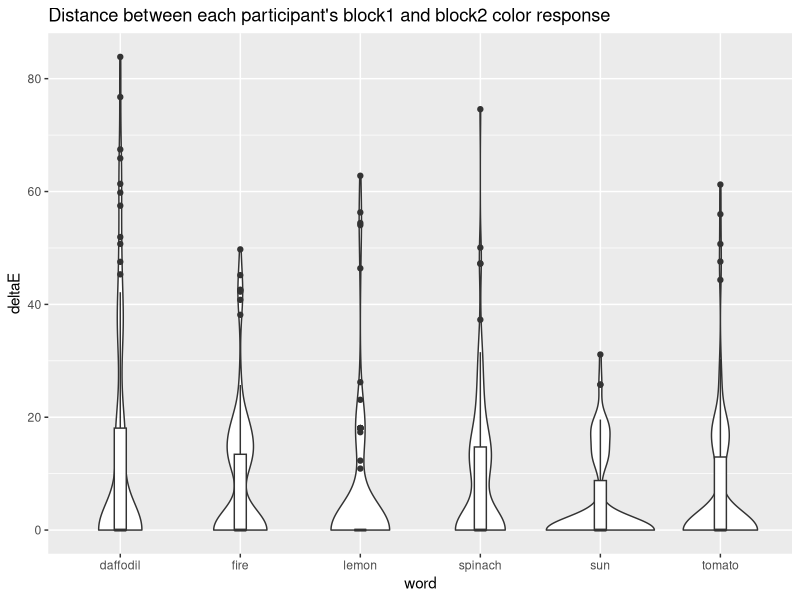
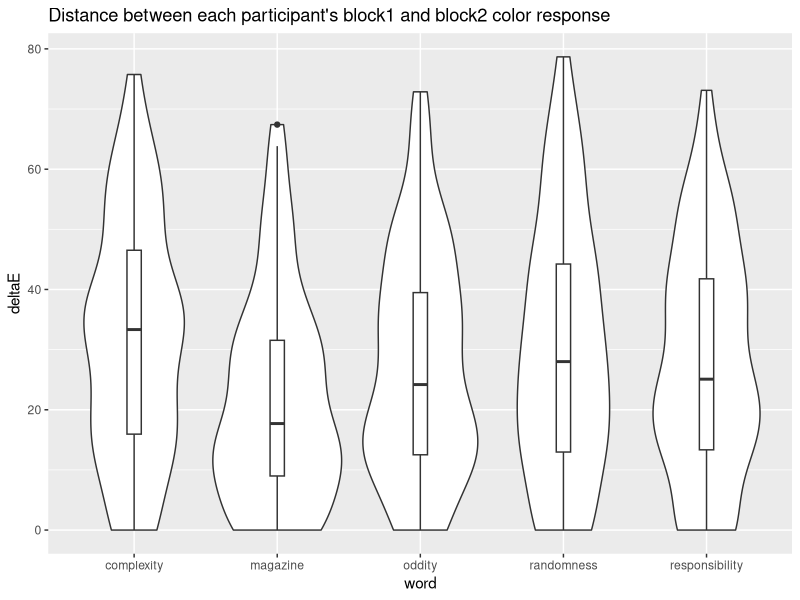
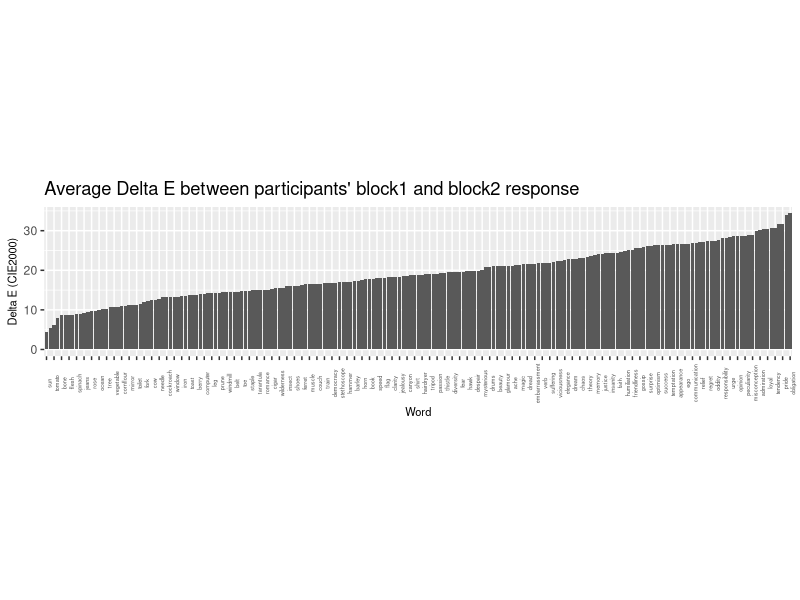
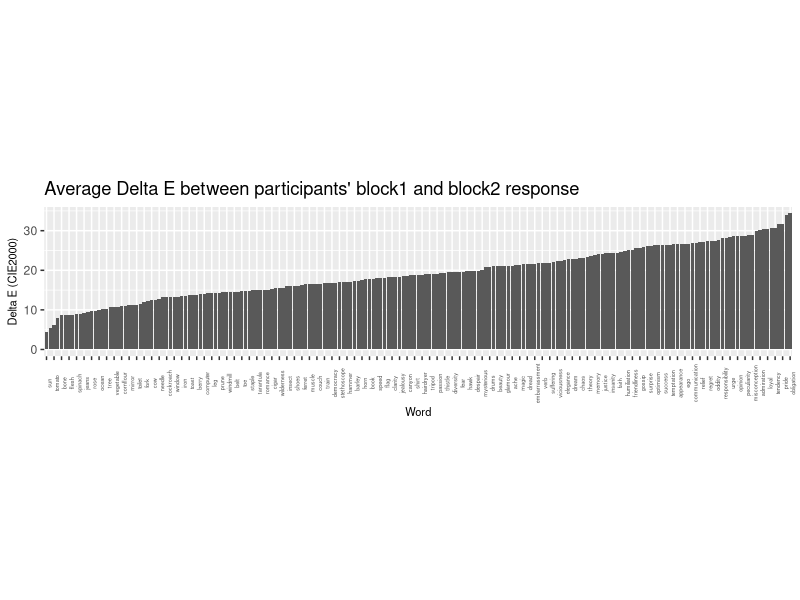

Write the R code that produced these figures, in order.
## ---- chunk 1
library(tidyverse)
library(knitr)
library(scales)
library(xtable)
library(broom)
## ---- chunk 2
d = read_csv('./intra-participant/block1-block2-deltaE.csv') 
## ---- chunk 3
selectedWords <- filter(d, word %in% c('lemon', 'sun', 'tomato', 'fire', 'spinach', 'daffodil'))

selectedWords %>%
  ggplot(aes(x = word, y = deltaE)) + 
  geom_violin() +
  geom_boxplot(width = 0.1) +
  ggtitle("Distance between each participant's block1 and block2 color response")
## ---- chunk 4
selectedWords <- filter(d, word %in% c('magazine', 'randomness', 'complexity', 'responsibility', 'oddity'))

selectedWords %>%
  ggplot(aes(x = word, y = deltaE)) + 
  geom_violin() +
  geom_boxplot(width = 0.1) +
  ggtitle("Distance between each participant's block1 and block2 color response")
## ---- chunk 5
averageDeltaE <- aggregate(d[, 3], list(d$word), mean) %>%
  rename(word = Group.1)

every_nth = function(n) {
  return(function(x) {x[c(TRUE, rep(FALSE, n - 1))]})
}
  

averageDeltaE %>%
  ggplot(aes(reorder(word, deltaE), deltaE))+
  geom_col() + 
  labs(x="Word", y= "Delta E (CIE2000)", title="Average Delta E between participants' block1 and block2 response") +
  theme(axis.text.x = element_text(size = 4, angle = 90), axis.title=element_text(size=8)) +
  theme(aspect.ratio=1/5) + 
  scale_x_discrete(breaks = every_nth(n = 2))

ggsave("./plots/average-block1-block2-deltaE.png", dpi=300, width=10, height=4)

